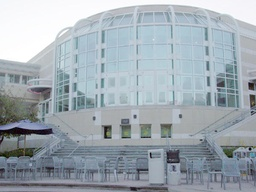
#> input picture price_center20.JPG, 256 x 192 px, shrunk from 600 x 450 before the run
$ jupyter execute HW4_modify_update.ipynb   (older library calls are emulated)
#> lines starting #> are read from the running program, lines starting #| are printed output that depends on the picture
# CSE 252B: Computer Vision II, Winter 2018 – Assignment 4
### Instructor: Ben Ochoa
### Due: Wednesday, March 7, 2018, 11:59 PM

## Instructions
* Review the academic integrity and collaboration policies on the course website.
* This assignment must be completed individually.
* This assignment contains both math and programming problems.
* All solutions must be written in this notebook
* Math problems must be done in Markdown/LATEX. Remember to show work and describe your solution.
* Programming aspects of this assignment must be completed using Python in this notebook.
* This notebook contains skeleton code, which should not be modified (This is important for standardization to facilate effeciant grading).
* You may use python packages for basic linear algebra, but you may not use packages that directly solve the problem. Ask the instructor if in doubt.
* You must submit this notebook exported as a pdf. You must also submit this notebook as an .ipynb file.
* You must submit both files (.pdf and .ipynb) on Gradescope. You must mark each problem on Gradescope in the pdf.
* It is highly recommended that you begin working on this assignment early.

## Problem 1 (Programing): Feature Detection (20 points)
Download input data from the course website. The file price_center20.JPG
contains image 1 and the file price_center21.JPG contains image 2.

For each input image, calculate an image where each pixel value is the minor
eigenvalue of the gradient matrix

$N=\left[ \begin{array}{cc}
\sum\limits_w I_x^2 & \sum\limits_w I_x I_y\\
\sum\limits_w I_x I_y & \sum\limits_w I_y^2
\end{array} \right]$

where w is the window about the pixel, and $I_x$ and $I_y$ are the gradient images in
the x and y direction, respectively. Calculate the gradient images using the fivepoint
central difference operator. Set resulting values that are below a specified
threshold value to zero (hint: calculating the mean instead of the sum in N allows
for adjusting the size of the window without changing the threshold value). Apply
an operation that suppresses (sets to 0) local (i.e., about a window) nonmaximum
pixel values in the minor eigenvalue image. Vary these parameters such that
around 600–650 features are detected in each image. For resulting nonzero pixel
values, determine the subpixel feature coordinate using the Forstner corner point
operator.

[cell 1]
import numpy as np
from PIL import Image
import matplotlib.pyplot as plt
import matplotlib.patches as patches

# open the input images
I1 = np.array(Image.open('price_center20.JPG'), dtype='float')/255.
I2 = np.array(Image.open('price_center21.JPG'), dtype='float')/255.
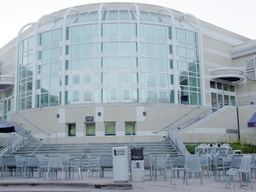
#> input picture price_center21.JPG, 256 x 192 px, shrunk from 600 x 450 before the run

# Display the input images
plt.figure(figsize=(14,8))
plt.subplot(1,2,1)
plt.imshow(I1)
plt.subplot(1,2,2)
plt.imshow(I2)
plt.show()

[cell 2]
def corner(I, w, t, w_nms):
    # inputs:
    # I is the input image (may be mxn for BW or mxnx3 for RGB)
    # w is the size of the window used to compute the gradient matrix N
    # t is the minor eigenvalue threshold
    # w_nms is the size of the window used for nonmaximal supression
    # outputs:
    # J0 is the mxn image of minor eigenvalues of N before thresholding
    # J1 is the mxn image of minor eigenvalues of N after thresholding
    # J2 is the mxn image of minor eigenvalues of N after nonmaximal supression
    # pts0 is the 2xk list of coordinates of (pixel accurate) corners
    #     (ie. coordinates of nonzero values of J2)
    # pts1 is the 2xk list of coordinates of subpixel accurate corners
    #     found using the Forstner detector

    """your code here"""
#> called with w = 11, t = 0.0003, w_nms = 7
    if len(I.shape) == 3:
        r,g,b = I[:,:,0], I[:,:,1], I[:,:,2]
        I = 0.2989 * r + 0.5807 * g + 0.1140 * b
    m,n = I.shape[:2]

    J0 = np.zeros((m,n))
    J1 = np.zeros((m,n))
    J2 = np.zeros((m,n))

    w_2 = (w - 1) // 2
    w_num_2 = (w_nms - 1) // 2

    thres = t
    kx = np.array([-1,8,0,-8,1]) / 12

    Ix0 = np.zeros((m, n))
    Iy0 = np.zeros((n, m))

    I1 = I.T
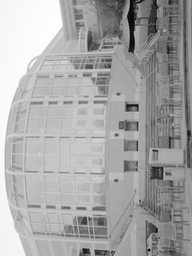
#> I1: shape (256, 192) float64; min 0.00536, max 0.994, mean 0.653


    for i in range(m):
        Ix0[i] = np.convolve(kx, I[i], 'same')
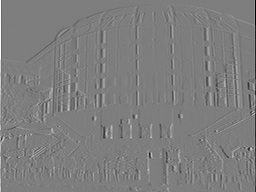
#> Ix0: shape (192, 256) float64; min -0.564, max 0.577, mean 7.93e-05; drawn with min black and max white
    for i in range(n):
        Iy0[i] = np.convolve(kx, I1[i], 'same')

    Iy0 = Iy0.T
#> Iy0: shape (192, 256) float64

    IxIx=np.multiply(Ix0,Ix0)
    IxIy=np.multiply(Ix0,Iy0)
    IyIx=np.multiply(Iy0,Ix0)
    IyIy=np.multiply(Iy0,Iy0)
    N=np.zeros((2,2))


    pts0 = np.zeros((2, 1), dtype = int)
    pts1 = np.zeros((2, 1), dtype = int)

    N2=np.zeros((2,1))

    for i in range(w_2, m - w_2):
        for j in range(w_2, n - w_2):
            N[0][0]=np.sum(IxIx[i-w_2:i+w_2+1,j-w_2:j+w_2+1])/(w*w)
            N[0][1]=np.sum(IxIy[i-w_2:i+w_2+1,j-w_2:j+w_2+1])/(w*w)
            N[1][0]=np.sum(IyIx[i-w_2:i+w_2+1,j-w_2:j+w_2+1])/(w*w)
            N[1][1]=np.sum(IyIy[i-w_2:i+w_2+1,j-w_2:j+w_2+1])/(w*w)

            lbd_l=(np.trace(N)-abs(np.trace(N)**2-4*np.linalg.det(N))**0.5)/2

            J0[i][j]=lbd_l
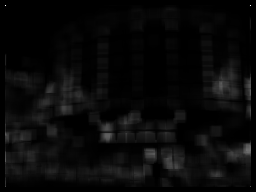
#> J0: shape (192, 256) float64; min 0, max 0.0274, mean 0.00103; drawn with min black and max white
#> after the loop, N = [[0.00838, 0.000258], [0.000258, 0.0121]]

    J1=np.multiply(J0>thres,J0)

    for i in range(w_num_2,m-w_num_2):
        for j in range(w_num_2,n-w_num_2):
            J2[i][j]=(J1[i][j] == np.max(J1[i-w_num_2:i+w_num_2+1,\
                            j-w_num_2:j+w_num_2+1]))*J1[i][j]

    for i in range(m):
        for j in range(n):
            if J2[i][j]>0:
                pts0 = np.hstack((pts0, np.array([[i],[j]])))
    pts0 = np.delete(pts0,0,1)

    for k in range(pts0.shape[1]):
        i = pts0[0,k]
        j = pts0[1,k]

        x_temp=np.dot(np.ones((w,1)),np.array([range(i-w_2,i+w_2+1)]))
        y_temp=np.dot(np.ones((w,1)),np.array([range(j-w_2,j+w_2+1)]))
        x_temp=x_temp.transpose()

        N[0][0]=np.sum(IxIx[i-w_2:i+w_2+1,j-w_2:j+w_2+1])
        N[0][1]=np.sum(IxIy[i-w_2:i+w_2+1,j-w_2:j+w_2+1])
        N[1][0]=np.sum(IyIx[i-w_2:i+w_2+1,j-w_2:j+w_2+1])
        N[1][1]=np.sum(IyIy[i-w_2:i+w_2+1,j-w_2:j+w_2+1])

        N2[0]=np.sum(np.multiply(x_temp,IxIx[i-w_2:i+w_2+1,j-w_2:j+w_2+1])+\
                     np.multiply(y_temp,IxIy[i-w_2:i+w_2+1,j-w_2:j+w_2+1]))

        N2[1]=np.sum(np.multiply(x_temp,IxIy[i-w_2:i+w_2+1,j-w_2:j+w_2+1])+\
                     np.multiply(y_temp,IyIy[i-w_2:i+w_2+1,j-w_2:j+w_2+1]))

        pts1 = np.hstack((pts1, np.linalg.solve(N,N2)))
#> this loop made 218 passes
#> pts1 on passes 1 to 3: [[0, 4.69], [0, 4.68]], [[0, 4.69, 7.47], [0, 4.68, 207]], [[0, 4.69, 7.47, 4.69], [0, 4.68, 207, 250.3]]
#> after the loop, N = [[1.01, 0.0312], [0.0312, 1.47]]; N2 = [197.4, 373.1]

    pts1 = np.delete(pts1,0,1)

    pts0 = np.vstack((pts0[1], pts0[0]))
    pts1 = np.vstack((pts1[1], pts1[0]))
    return J0, J1, J2, pts0, pts1


# parameters to tune
w=11
t=0.0003
w_nms=7

# extract corners
J1_0, J1_1, J1_2, pts1_0, pts1_1 = corner(I1, w, t, w_nms)
J2_0, J2_1, J2_2, pts2_0, pts2_1 = corner(I2, w, t, w_nms)
#> call 2 of corner, with w = 11, t = 0.0003, w_nms = 7
#> in corner (call 2), `r,g,b = I[:,:,0], I[:,:,1], I[:,:,2]`:
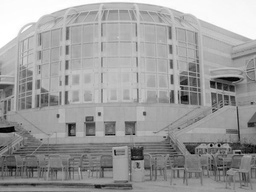
#> r: shape (192, 256) float64; min 0, max 1, mean 0.611
#> in corner (call 2), `r,g,b = I[:,:,0], I[:,:,1], I[:,:,2]`:
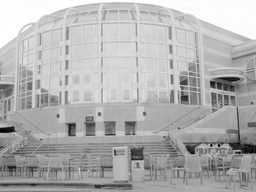
#> b: shape (192, 256) float64; min 0, max 1, mean 0.692
#> in corner (call 2), `I1 = I.T`:
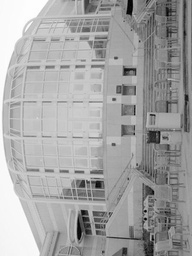
#> I1: shape (256, 192) float64; min 0.00402, max 0.994, mean 0.644
#> after the loop in corner (call 2), `for i in range(m):`:
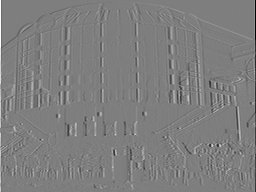
#> Ix0: shape (192, 256) float64; min -0.574, max 0.582, mean -4.99e-05; drawn with min black and max white
#> after the loop in corner (call 2), `for i in range(n):`:
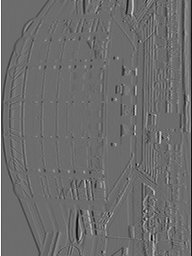
#> Iy0: shape (256, 192) float64; min -0.44, max 0.591, mean -0.00114; drawn with min black and max white
#> in corner (call 2), `Iy0 = Iy0.T`:
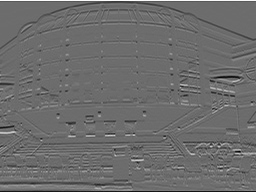
#> Iy0: shape (192, 256) float64; min -0.44, max 0.591, mean -0.00114; drawn with min black and max white
#> (the rest of the program and of its run is left out)
